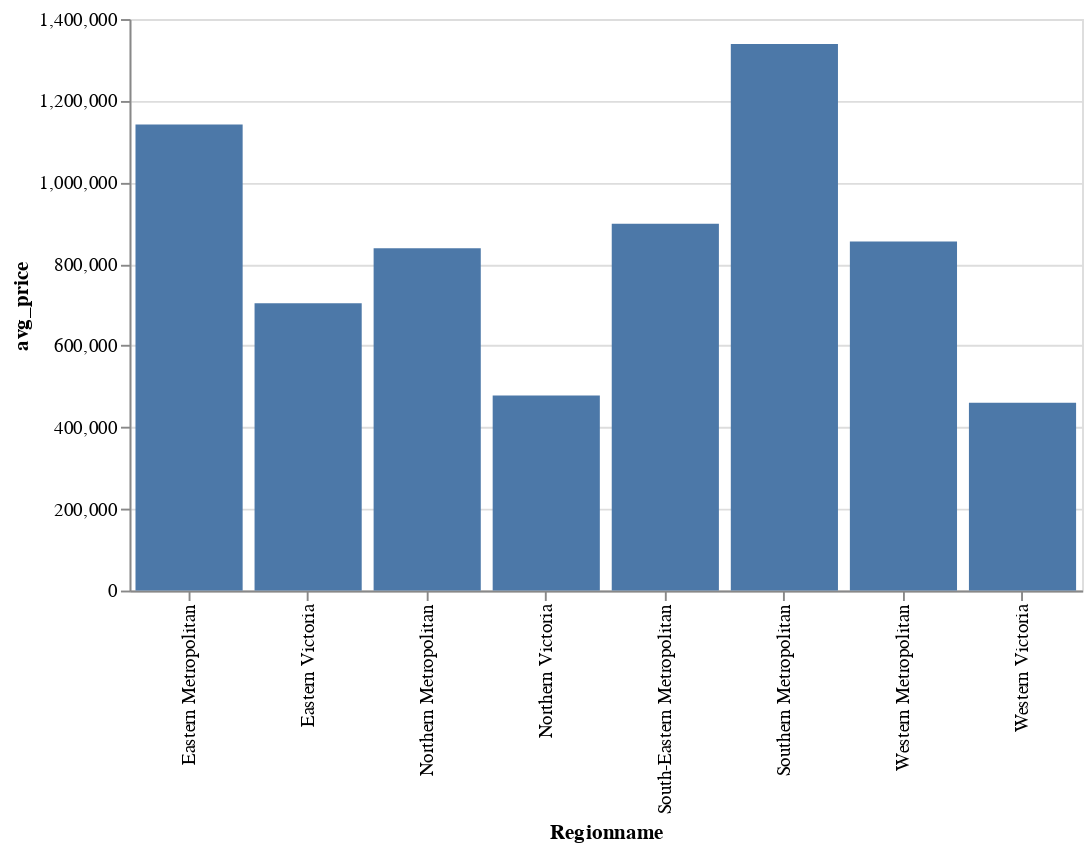

Source (notebook cell):
### Code cell
alt.Chart(
  melb, height=300, width=500
).mark_bar().encode(
  x = 'Regionname', y = 'avg_price:Q'
).transform_filter(
  alt.FieldGTPredicate(field='Distance', gt=3)
).transform_aggregate(
  avg_price = 'mean(Price)',groupby = ['Regionname']
)

### Figure 1 — Vega-Lite specification as saved in the notebook (floating-point values rounded to 4 significant figures; data arrays with more than 128 entries replaced by an {"elided": "..."} marker saying what was removed)
{"config": {"view": {"continuousWidth": 400, "continuousHeight": 300}}, "data": {"name": "data-06e18bf0a1ff6c499bff338771166754"}, "mark": "bar", "encoding": {"x": {"type": "nominal", "field": "Regionname"}, "y": {"type": "quantitative", "field": "avg_price"}}, "height": 300, "transform": [{"filter": {"field": "Distance", "gt": 3}}, {"aggregate": [{"op": "mean", "field": "Price", "as": "avg_price"}], "groupby": ["Regionname"]}], "width": 500, "$schema": "https://vega.github.io/schema/vega-lite/v4.8.1.json", "datasets": {"data-06e18bf0a1ff6c499bff338771166754": {"elided": "1000 records"}}}
